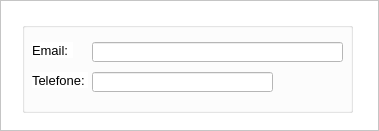
         <widget class="QFrame" name="frame_12">
          <property name="geometry">
           <rect>
            <x>930</x>
            <y>10</y>
            <width>379</width>
            <height>131</height>
           </rect>
          </property>
          <property name="styleSheet">
           <string notr="true">background-color: rgb(255, 255, 255);</string>
          </property>
          <property name="frameShape">
           <enum>QFrame::StyledPanel</enum>
          </property>
          <property name="frameShadow">
           <enum>QFrame::Raised</enum>
          </property>
          <widget class="QLabel" name="label_90">
           <property name="geometry">
            <rect>
             <x>710</x>
             <y>40</y>
             <width>21</width>
             <height>20</height>
            </rect>
           </property>
           <property name="font">
            <font>
             <family>Arial</family>
             <pointsize>10</pointsize>
            </font>
           </property>
           <property name="text">
            <string>UF</string>
           </property>
          </widget>
          <widget class="QLineEdit" name="lineEdit_9">
           <property name="geometry">
            <rect>
             <x>734</x>
             <y>40</y>
             <width>61</width>
             <height>20</height>
            </rect>
           </property>
           <property name="font">
            <font>
             <pointsize>10</pointsize>
            </font>
           </property>
           <property name="styleSheet">
            <string notr="true">background-color: rgb(255, 255, 255);</string>
           </property>
           <property name="text">
            <string/>
           </property>
          </widget>
          <widget class="QGroupBox" name="groupBox_26">
           <property name="geometry">
            <rect>
             <x>22</x>
             <y>22</y>
             <width>331</width>
             <height>91</height>
            </rect>
           </property>
           <property name="title">
            <string/>
           </property>
           <widget class="QLineEdit" name="telCom_2">
            <property name="geometry">
             <rect>
              <x>70</x>
              <y>50</y>
              <width>181</width>
              <height>20</height>
             </rect>
            </property>
            <property name="font">
             <font>
              <pointsize>10</pointsize>
             </font>
            </property>
            <property name="styleSheet">
             <string notr="true">background-color: rgb(255, 255, 255);</string>
            </property>
            <property name="text">
             <string/>
            </property>
           </widget>
           <widget class="QLabel" name="label_72">
            <property name="geometry">
             <rect>
              <x>10</x>
              <y>20</y>
              <width>41</width>
              <height>16</height>
             </rect>
            </property>
            <property name="font">
             <font>
              <family>Arial</family>
              <pointsize>10</pointsize>
             </font>
            </property>
            <property name="text">
             <string>Email:</string>
            </property>
           </widget>
           <widget class="QLineEdit" name="telCell_2">
            <property name="geometry">
             <rect>
              <x>70</x>
              <y>20</y>
              <width>251</width>
              <height>20</height>
             </rect>
            </property>
            <property name="font">
             <font>
              <pointsize>10</pointsize>
             </font>
            </property>
            <property name="styleSheet">
             <string notr="true">background-color: rgb(255, 255, 255);</string>
            </property>
            <property name="text">
             <string/>
            </property>
           </widget>
           <widget class="QLabel" name="label_59">
            <property name="geometry">
             <rect>
              <x>10</x>
              <y>50</y>
              <width>56</width>
              <height>16</height>
             </rect>
            </property>
            <property name="font">
             <font>
              <family>Arial</family>
              <pointsize>10</pointsize>
             </font>
            </property>
            <property name="text">
             <string>Telefone:</string>
            </property>
           </widget>
          </widget>
         </widget>
